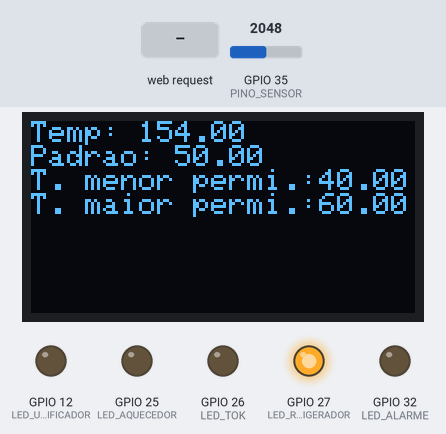
Bench run of a sketch on a simulated ESP32. On the bench: 128×64 one-colour display, output pins drawn as LEDs (lit = HIGH). Inputs (shaded band) come from the test bench; at power-on: GPIO 35 (PINO_SENSOR) = 2048. WiFi joins after 1.5 s; servers stay silent unless stated.

Above: at 2.7 s.
2.8 s: GPIO 35 (PINO_SENSOR) set to 1161
At 3.9 s:
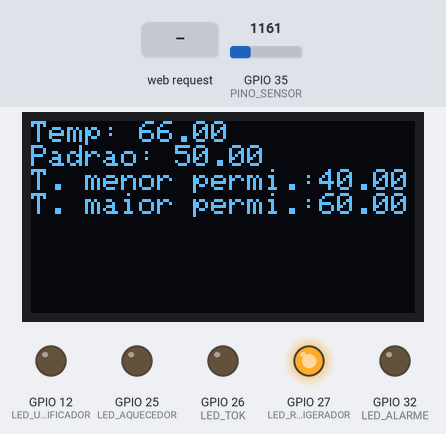
5.1 s: GPIO 35 (PINO_SENSOR) set to 1072
At 6.1 s:
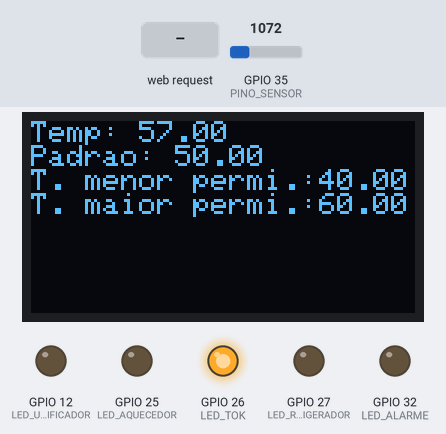
7.1 s: HTTP request GET /?temp=120 received
At 8.3 s:
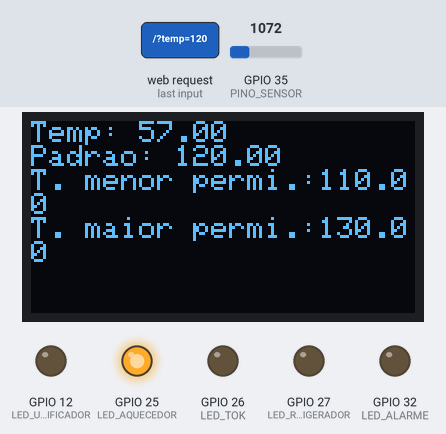
9.2 s: HTTP request GET /?temp=1&histerese=1&umidificador=1 received
At 10.6 s:
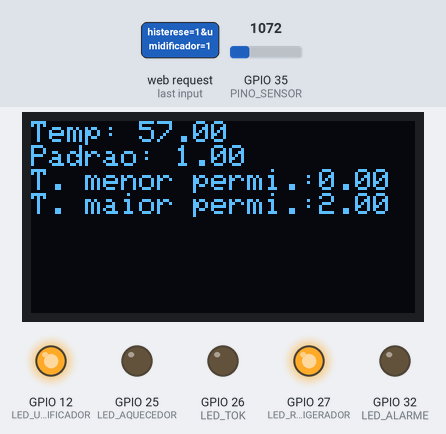
11.2 s: HTTP request GET /?histerese=120 received
At 12.8 s:
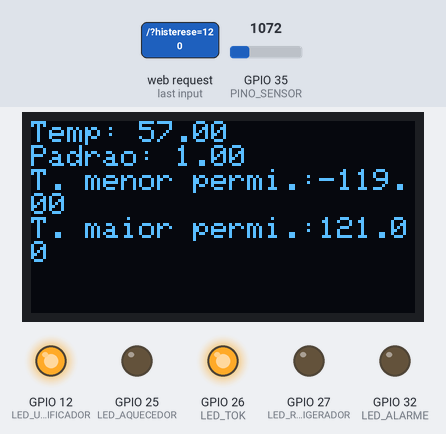
Timing chart, 0 to 14.3 s (numbered marks = the images above; inputs shaded):
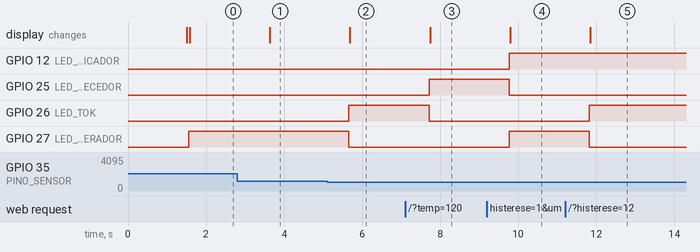

Measured:
- the behaviour switches between 1110 and 1109 on GPIO 35 (PINO_SENSOR) (found by bisection; images 1 and 2)
- after the input at 2.8 s, the display: changes after 0.84 s (image 1)
- after the input at 5.1 s, GPIO 26 (LED_TOK): LOW → HIGH after 0.56 s; GPIO 27 (LED_REFRIGERADOR): HIGH → LOW after 0.56 s; the display: changes after 0.59 s (image 2)
- after the input at 7.1 s, GPIO 25 (LED_AQUECEDOR): LOW → HIGH after 0.62 s; GPIO 26 (LED_TOK): HIGH → LOW after 0.62 s; the display: changes after 0.64 s (image 3)
- after the input at 9.2 s, GPIO 12 (LED_UMIDIFICADOR), GPIO 27 (LED_REFRIGERADOR): LOW → HIGH after 0.57 s; GPIO 25 (LED_AQUECEDOR): HIGH → LOW after 0.57 s; the display: changes after 0.59 s (image 4)
- after the input at 11.2 s, GPIO 26 (LED_TOK): LOW → HIGH after 0.62 s; GPIO 27 (LED_REFRIGERADOR): HIGH → LOW after 0.62 s; the display: changes after 0.64 s (image 5)

The sketch:

Projeto.ino
```cpp
#include <FS.h>
#include <WiFiManager.h>
#include <WiFi.h>
#include <DNSServer.h>
#include <WebServer.h>
#include <SPI.h>
#include <Wire.h>
#include <Adafruit_GFX.h>
#include <Adafruit_SSD1306.h>
#include <HardwareSerial.h>

#define SCREEN_WIDTH 128
#define SCREEN_HEIGHT 64
#define OLED_RESET -1
#define SCREEN_ADDRESS 0x3C

#define LED_AQUECEDOR 25
#define LED_TOK 26
#define LED_REFRIGERADOR 27
#define LED_ALARME 32
#define LED_UMIDIFICADOR 12
#define PINO_SENSOR 35

float temp_padrao = 50;
float histerese = 10;
float tempAlta = 0;
float tempBaixa = 0;
int humid = 0;
int alarme = 0;
float temp, temp1, faixa1, faixa2;
long valormv;

Adafruit_SSD1306 tela(SCREEN_WIDTH, SCREEN_HEIGHT, &Wire, OLED_RESET);

WebServer server(80);

void handleRoot()
{
  String html = "<!DOCTYPE html>";
  html += "<html><head>";
  html += "<meta charset='utf-8'>";
  html += "<link rel='icon' href='favicon-32x32.ico'>";
  html += "<meta name='viewport' content='width=device-width, initial-scale=1, shrink-to-fit=no'>";
  html += "<link rel='stylesheet' href='https://stackpath.bootstrapcdn.com/bootstrap/4.1.3/css/bootstrap.min.css' integrity='sha384-MCw98/SFnGE8fJT3GXwEOngsV7Zt27NXFoaoApmYm81iuXoPkFOJwJ8ERdknLPMO' crossorigin='anonymous'>";
  html += "<link href='https://fonts.googleapis.com/css?family=Racing+Sans+One&display=swap' rel='stylesheet'>";
  html += "<link rel='stylesheet' type='text/css' href='css/style.css'>";
  html += "<link rel='stylesheet' type='text/css' href='css/font.css'>";
  html += "<title>Termostato 3000</title>";
  html += "<style>";
  html += "input[type='number'] { font-size: 150%; text-align: center; }";
  html += "input[type='checkbox'], .form-check-label { font-size: 150%; }";
  html += ".label-text { font-size: 200%; }";
  html += ".input-value { font-size: 120%; }";
  html += "</style>";
  html += "<script>";
  html += "function submitForm() {";
  html += "  var form = document.getElementById('config-form');";
  html += "  var xhr = new XMLHttpRequest();";
  html += "  xhr.onreadystatechange = function() {";
  html += "    if (xhr.readyState === 4 && xhr.status === 200) {";
  html += "      var response = xhr.responseText;";
  html += "      var successMsg = document.getElementById('success-msg');";
  html += "      successMsg.style.display = 'block';";
  html += "      setTimeout(function() {";
  html += "        successMsg.style.display = 'none';";
  html += "      }, 2000);";
  html += "    }";
  html += "  };";
  html += "  xhr.open('POST', '/save', true);";
  html += "  xhr.send(new FormData(form));";
  html += "}";
  html += "</script>";
  html += "</head><body class='text-center'>";
  html += "<nav class='navbar navbar-expand-lg navbar-dark'>";
  html += "<div class='container'>";
  html += "<a class='navbar-brand' href='#'>Configuração do Sistema</a>";
  html += "</div>";
  html += "</nav>";
  html += "<div class='container mt-5'>";
  html += "<form id='config-form'>";
  html += "<div class='form-group'>";
  html += "<label for='temp' class='label-text'>Temperatura Padrão:</label>";
  html += "<input type='number' class='form-control' id='temp' name='temp' value='" + String(temp_padrao) + "'><br>";
  html += "</div>";
  html += "<div class='form-group'>";
  html += "<label for='histerese' class='label-text'>Histerese:</label>";
  html += "<input type='number' class='form-control' id='histerese' name='histerese' value='" + String(histerese) + "'><br>";
  html += "</div>";
  html += "<div class='form-group form-check'>";
  html += "<input type='checkbox' class='form-check-input' id='umidificador' name='umidificador' value='1' " + String(humid == 1 ? "checked" : "") + ">";
  html += "<label class='form-check-label' for='umidificador'>Umidificador</label>";
  html += "</div>";
  html += "<div class='form-group form-check'>";
  html += "<input type='checkbox' class='form-check-input' id='alarme' name='alarme' value='1' " + String(alarme == 1 ? "checked" : "") + ">";
  html += "<label class='form-check-label' for='alarme'>Alarme</label>";
  html += "</div>";
  html += "<button type='button' class='btn btn-primary' onclick='submitForm()'>Salvar</button>";
  html += "</form>";
  html += "<div id='success-msg' style='display: none; margin-top: 10px; color: green;'>Configurações salvas com sucesso!</div>";
  html += "</div>";
  html += "<div style='position: fixed; bottom: 10px; right: 10px;'>";
  html += "<p>Prof. Marcos Chaves</p>";
  html += "<p>Pedro Silva e Victor Hugo</p>";
  html += "</div>";
  html += "<div style='position: fixed; bottom: 10px; left: 10px;'>";
  html += "Conectado a " + WiFi.SSID();
  html += "</div>";
  html += "</body></html>";

  server.send(200, "text/html", html);

  if (server.hasArg("temp"))
  {
    temp_padrao = server.arg("temp").toFloat();
  }

  if (server.hasArg("histerese"))
  {
    histerese = server.arg("histerese").toFloat();
  }

  if (server.hasArg("umidificador"))
  {
    humid = server.arg("umidificador").toInt();
  }

  if (server.hasArg("alarme"))
  {
    alarme = server.arg("alarme").toInt();
  }
}


void handleSave()
{
  if (server.hasArg("temp"))
  {
    temp_padrao = server.arg("temp").toFloat();
  }

  if (server.hasArg("histerese"))
  {
    histerese = server.arg("histerese").toFloat();
  }

  if (server.hasArg("umidificador"))
  {
    humid = server.arg("umidificador").toInt();
  }
  else
  {
    humid = 0;
  }

  if (server.hasArg("alarme"))
  {
    alarme = server.arg("alarme").toInt();
  }
  else
  {
    alarme = 0;
  }

  String html = "<html><body>";
  html += "<h1>Configuração Salva!</h1>";
  html += "<p>As configurações foram salvas com sucesso.</p>";
  html += "</body></html>";

  server.send(200, "text/html", html);
}

HardwareSerial SerialESP(0);
float receivedVoltage;
char nomeWifi[15] = "JACKSON";
char senhaWifi[15] = "jackoutliers";

void setup()
{
  SerialESP.begin(115200);
  Serial.begin(115200);
  pinMode(LED_ALARME, OUTPUT);
  pinMode(LED_UMIDIFICADOR, OUTPUT);
  pinMode(LED_REFRIGERADOR, OUTPUT);
  pinMode(LED_TOK, OUTPUT);
  pinMode(LED_AQUECEDOR, OUTPUT);
  WiFiManager wifiManager;
  WiFiManagerParameter custom_nomeWifi("nomeWifi", "Nome do WiFi", nomeWifi, 15);
  WiFiManagerParameter custom_senhaWifi("senhaWifi", "Senha do WiFi", senhaWifi, 15);
  wifiManager.addParameter(&custom_nomeWifi);
  wifiManager.addParameter(&custom_senhaWifi);
  wifiManager.autoConnect();

  strcpy(nomeWifi, custom_nomeWifi.getValue());
  strcpy(senhaWifi, custom_senhaWifi.getValue());

  tela.begin(SSD1306_SWITCHCAPVCC, SCREEN_ADDRESS);
  tela.clearDisplay();
  tela.setTextSize(1);
  tela.setTextColor(SSD1306_WHITE);
  tela.setCursor(0, 0);
  tela.display();

  server.on("/", handleRoot);
  server.on("/save", handleSave);

  server.begin();
}

void loop()
{
  if (SerialESP.available())
  {
    String receivedData = SerialESP.readStringUntil('\n');
    receivedVoltage = receivedData.toFloat();

    Serial.print("Valor da tensão: ");
    Serial.println(receivedVoltage);
  }
  server.handleClient();

  temp1 = (receivedVoltage * 50);
  valormv = analogRead(PINO_SENSOR);
  temp = (valormv / 10) - 50;
  tempAlta = temp_padrao + histerese;
  tempBaixa = temp_padrao - histerese;

  if (humid == 1)
  {
    digitalWrite(LED_UMIDIFICADOR, HIGH);
  }
  else
  {
    digitalWrite(LED_UMIDIFICADOR, LOW);
  }
  if (alarme == 1 && (temp > tempAlta || temp < tempBaixa)) {
    digitalWrite(LED_ALARME, HIGH);
  }
  else
  {
    digitalWrite(LED_ALARME, LOW);
  }

  if (temp >= tempAlta)
  {
    digitalWrite(LED_TOK, LOW);
    digitalWrite(LED_AQUECEDOR, LOW);
    digitalWrite(LED_REFRIGERADOR, HIGH);
  }

  if (temp <= tempAlta && temp >= tempBaixa)
  {
    digitalWrite(LED_TOK, HIGH);
    digitalWrite(LED_AQUECEDOR, LOW);
    digitalWrite(LED_REFRIGERADOR, LOW);
  }

  if (temp <= tempBaixa)
  {
    digitalWrite(LED_TOK, LOW);
    digitalWrite(LED_REFRIGERADOR, LOW);
    digitalWrite(LED_AQUECEDOR, HIGH);
  }

  tela.clearDisplay();
  tela.setCursor(0, 0);
  tela.print("Temp: ");
  tela.println(temp);
  tela.print("Padrao: ");
  tela.println(temp_padrao);
  tela.print("T. menor permi.:");
  tela.println(tempBaixa);
  tela.print("T. maior permi.:");
  tela.println(tempAlta);
  tela.display();
  delay(1000);
}
```
